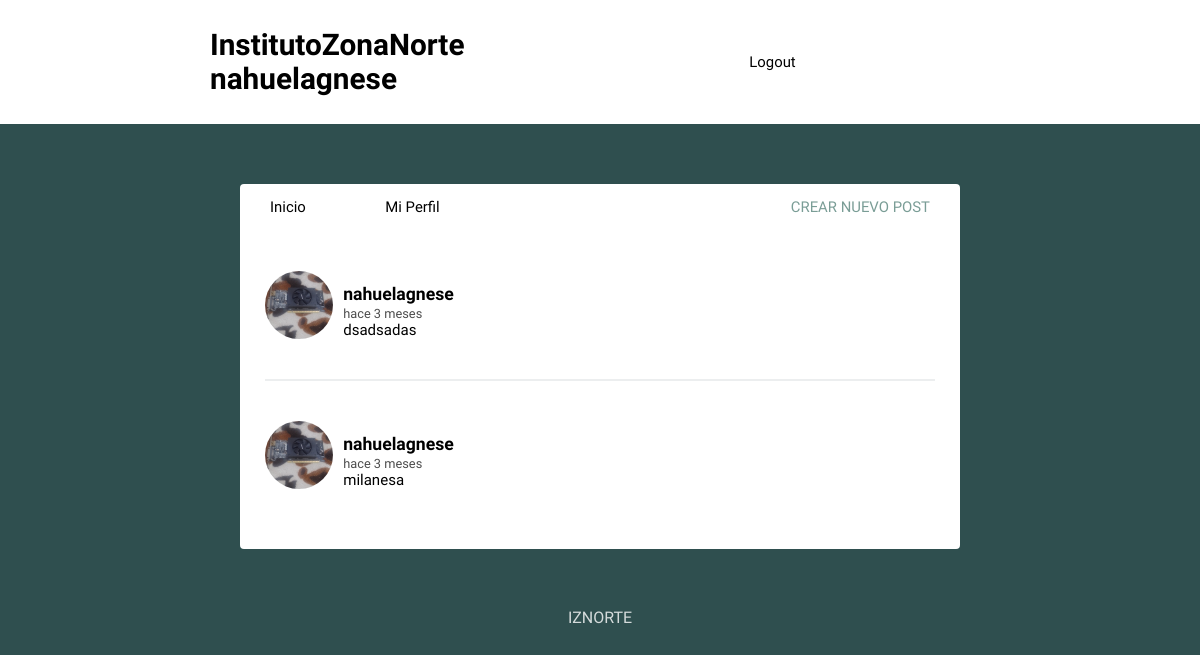
/feed/ (signed in), run on an earlier commit of the app's database.
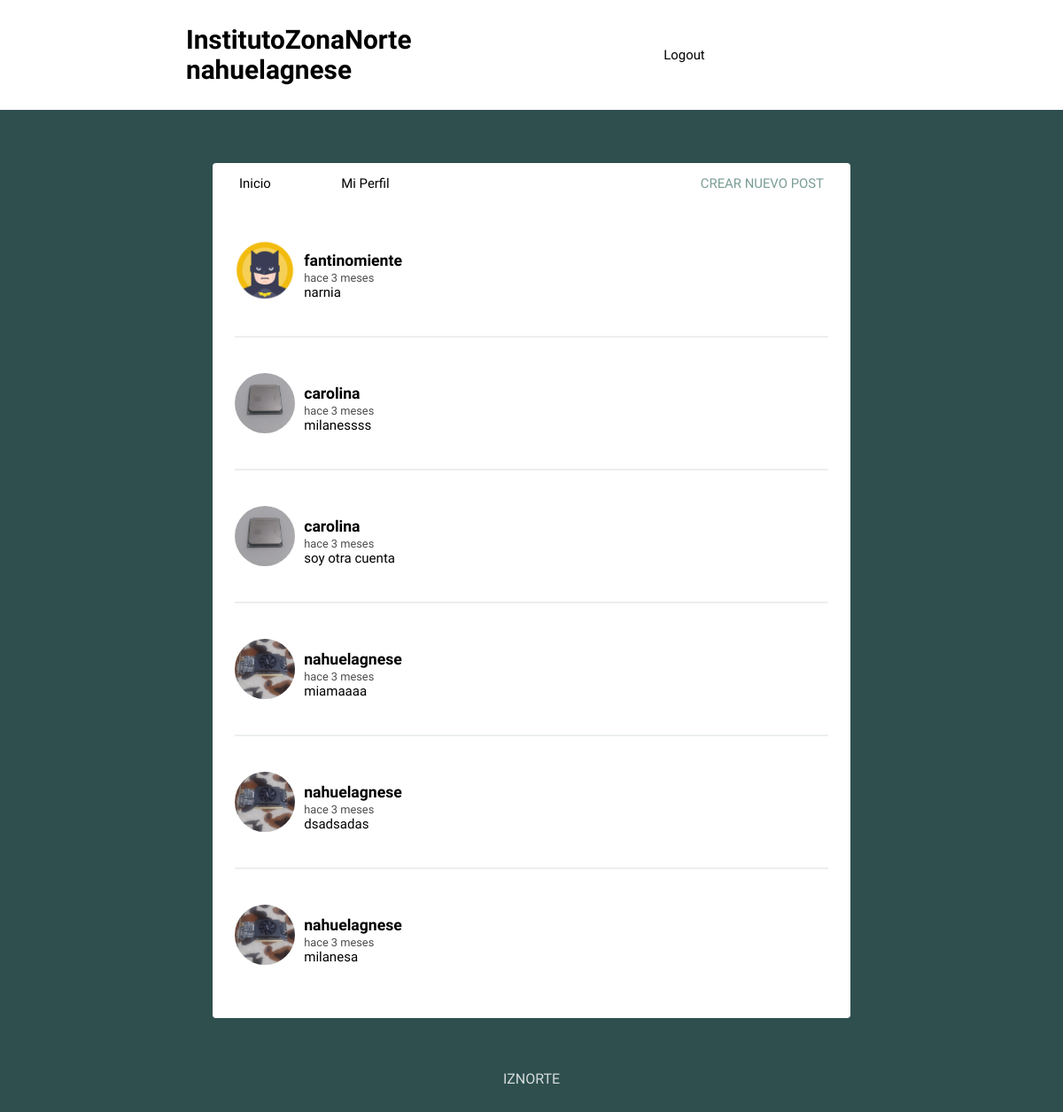
And on a later commit of the database.
### VentaPost/models.py (models this page shows, shortened)
class Post(models.Model):
    user = models.ForeignKey(User, on_delete=models.CASCADE, related_name='posts')
    timestamp = models.DateTimeField(default=timezone.now)
    content = models.TextField()
    class Meta:
        ordering = ['-timestamp']

class Profile(models.Model):
    user =models.OneToOneField(User, on_delete=models.CASCADE, null=True)
    imagen = models.ImageField(default='batman.png')

### VentaPost/views.py (the view)
# urls.py: path('feed/', views.feed, name='feed'),
@login_required
def feed(request):
    posts = Post.objects.all()
    context = {'posts': posts}
    return render(request, 'feed.html', context)

### InstitutoZonaNorte/templates/feed.html (shortened to what this page needs)
{% extends 'layout.html' %}
{% load humanize %}
{% block content %}
{% for post in posts %}
<article>
    <div class="container-article">
        <img src="{{ post.user.profile.imagen.url }}">
        <div>
            <h2 class="username"><a href="{% url 'profile' post.user.username %}">{{ post.user.username }}</a></h2>
            <time data-time="#">{{ post.timestamp|naturaltime }}</time>
            <div class="post">{{ post.content }}</div>
        </div>
    </div>
</article>
{% endfor %}
{% endblock %}

### InstitutoZonaNorte/templates/layout.html (shortened to what this page needs)
{% csrf_token %} {% load static %}
<!DOCTYPE html>
<html>
<head>
	<link rel="stylesheet" type="text/css" href="{% static 'normalize.css' %}">
	<link rel="stylesheet" type="text/css" href="{% static 'style.css' %}">
</head>
<body>
	<header class="main-head">
		<nav class="main">
			<a href="{% url 'feed' %}"><h1 id="logo">InstitutoZonaNorte {{ user.username }}</h1></a>
			<ul>
				{% if request.user.is_authenticated %}
				<li><a href="{% url 'logout' %}">Logout</a></li>
				{% else %}
				<li><a href="{% url 'register' %}">Register</a></li>
				<li><a href="{% url 'login' %}">Login</a></li>
				{% endif %}
			</ul>
		</nav>
	</header>
	<div class="main">
		<nav class="second-nav">
			<a class="feed" href="{% url 'feed' %}">Inicio</a>
			{% if request.user.is_authenticated %}
			<a class="profile" href="{% url 'profile' request.user.username %}">Mi Perfil</a>
			<a class="new" href="{% url 'post' %}">Crear nuevo post</a>
			{% endif %}
		</nav>
        {% block content %}
        {% endblock %}
	</div>
	<footer>
		<div class="row">
			<p>IZNORTE</p>
		</div>
	</footer>
</body>
</html>

### InstitutoZonaNorte/static/style.css (style rules this page uses)
body { background: #2F4F4F; font-size: 62.5%; font-family: 'Varela Round', Helvetica, Arial, serif; }
p { font-size: 1rem; }
img { object-fit: cover; }
.main-head { background: white; color: black; }
nav.main { min-height: 7vh; display: flex; width: 65%; margin: auto; align-items: center; padding: 0.5rem; }
nav.main ul { display: flex; flex: 1 1 40rem; justify-content: space-around; align-items: center; list-style: none; }
#logo { flex: 2 1 40rem; }
a { font-size: .93rem; text-decoration: none; color: black; }
.main { background: white; width: 60%; margin: 5% auto; border-radius: 4px; padding-bottom: 20px; }
.second-nav { display: flex; padding: 15px 30px; }
.second-nav .feed { flex: 1 1 30px; }
.second-nav .profile { flex: 1 1 30px; }
.second-nav .new { flex: 6 1 5rem; text-align: right; text-transform: uppercase; color: #7A9D96; }
article { width: 93%; margin: auto; padding: 40px 0; border-bottom: 2px solid #ECEEEF; }
.username { margin-bottom: .2rem; }
.username a { font-size: 1.1rem; }
.container-article { display: flex; }
.container-article img { height: 68px; width: 68px; margin-right: 10px; border-radius: 50%; }
article:last-child { border-bottom: 0; }
time { font-size: .8rem; opacity: .7; }
.post { font-size: .94rem; }
.profile { display: flex; align-items: center; flex-direction: column; }
footer { color: white; text-align: center; font-size: .875em; margin: 40px 0; }
footer p { opacity: .8; }

What changed in the data, as far as the page shows it:
added Post: user.profile.imagen (picture), user.username "fantinomiente", timestamp "hace 3 meses", content "narnia"
added Post: user.profile.imagen (picture), user.username "carolina", timestamp "hace 3 meses", content "milanessss"
added Post: user.profile.imagen (picture), user.username "carolina", timestamp "hace 3 meses", content "soy otra cuenta"
added Post: user.profile.imagen (picture), user.username "nahuelagnese", timestamp "hace 3 meses", content "miamaaaa"
